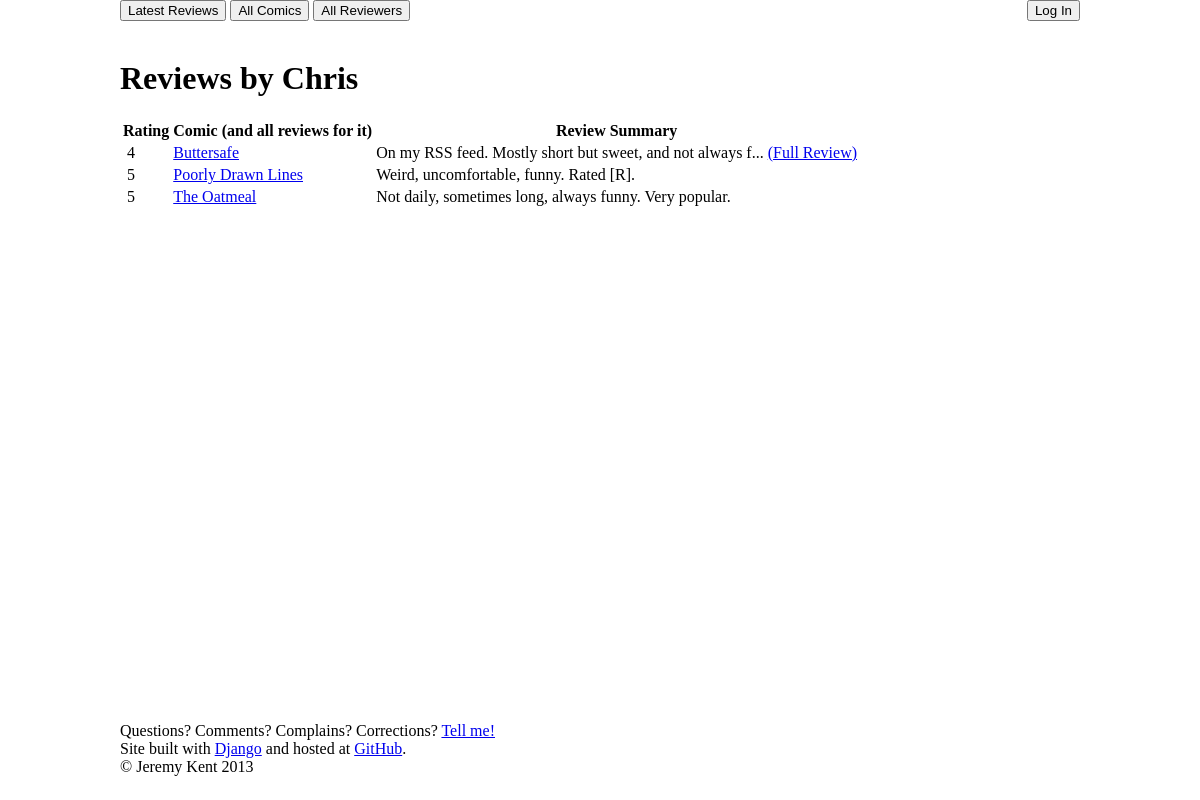
/reviewer/6/, run on the app's committed database.
### reviews/models.py (models this page shows, shortened)
class Reviewer(models.Model):
    user = models.OneToOneField(User)
    name = models.CharField(max_length=50)
    admin = models.BooleanField(default=False)
    def reviews_by_comic(self):
        return self.review_set.extra(order_by=['comic__name'])

class Review(models.Model):
    comic = models.ForeignKey(Comic)
    reviewer = models.ForeignKey(Reviewer)
    review_text = models.CharField(max_length=2000)
    stars = models.IntegerField(default=0)
    pub_date = models.DateTimeField('date reviewed')
    def summary(self):
        maxlen = 60
        t = self.review_text.strip()
        if len(t) > maxlen:
            return t[:maxlen-3] + '...'
        else:
            return t

class Comic(models.Model):
    RATING_UNRATED = 'un'
    RATING_G       = 'g'
    RATING_PG      = 'pg'
    RATING_PG_13   = 'pg13'
    RATING_R       = 'r'
    RATING_NC_17   = 'nc17'
    MPAA_RATING_CHOICES = (
        (RATING_UNRATED, '(Unrated)'),
        (RATING_G,       'G'),
        (RATING_PG,      'PG'),
        (RATING_PG_13,   'PG-13'),
        (RATING_R,       'R'),
        (RATING_NC_17,   'NC-17'),
    )
    name = models.CharField(max_length=50)
    url = models.CharField(max_length=200)
    mpaa_rating = models.CharField(
        max_length=4,
        choices=MPAA_RATING_CHOICES,
        default=RATING_UNRATED)
    def __unicode__(self):
        return self.name

### reviews/views.py (the view)
# urls.py: url(r'^reviewer/(?P<pk>\d+)/$', views.ReviewerDetailView.as_view(), name='reviewerdetail'),
class ReviewerDetailView(generic.DetailView):
    model = Reviewer

### ibcomics/templates/reviews/reviewer_detail.html (shortened to what this page needs)
{% extends 'reviews/base.html' %}
{% block allreviews %}{{ block.super }}{% endblock %}
{% block allcomics %}{{ block.super }}{% endblock %}
{% block allreviewers %}{{ block.super }}{% endblock %}
{% block loginout %}{{ block.super }}{% endblock %}
{% block content %}
    <h1>Reviews by {{ reviewer.name }}</a></h1>
    <table class="reviewslist" id="reviewslist">
        <thead>
            <tr>
                <th>Rating</th>
                <th>Comic (and all reviews for it)</th>
                <th>Review Summary</th>
            </tr>
        </thead>
        <tbody>
            {% for review in reviewer.reviews_by_comic %}
                <tr>
                    <td class="starrating">
                        {{ review.stars }}
                    </td>
                    <td>
                        <a href="{% url 'comicdetail' review.comic.id %}">{{ review.comic }}</a>
                    </td>
                    <td>
                        {{ review.summary }}
                        {% if review.review_text != review.summary %}
                            <a href="{% url 'detail' review.id %}">(Full Review)</a>
                        {% endif %}
                    </td>
                </tr>
            {% endfor %}
        </tbody>
    </table>
{% endblock %}

### reviews/static/reviews/css/reviews.css (style rules this page uses)
html, body { height: 100%; }
body:before { content:""; height:100%; float:left; width:0; margin-top:-32767px;/ }
body { width:80%; margin:0 auto; }

### data on the page
Reviewer: name "Chris"
Review: stars "4", comic "Buttersafe", summary "On my RSS feed. Mostly short but sweet, and not always f...", shows "(Full Review)"
Review: stars "5", comic "Poorly Drawn Lines", summary "Weird, uncomfortable, funny. Rated [R]."
Review: stars "5", comic "The Oatmeal", summary "Not daily, sometimes long, always funny. Very popular."
